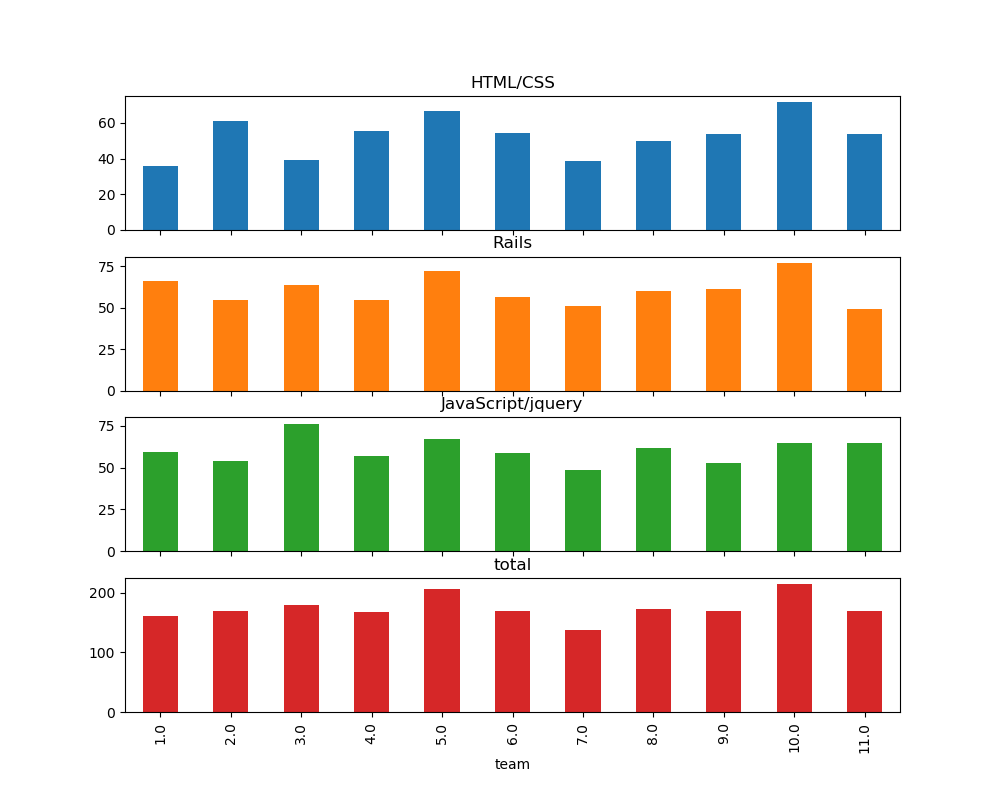

The Python source for this figure:
from simanneal import Annealer
import random
import pandas as pd
import matplotlib
import matplotlib.pyplot as plt

class GroupingProblem(Annealer):

  def __init__(self, init_state):
    super(GroupingProblem, self).__init__(init_state) # important!

  # 探索点の移動ルール
  def move(self):
    # ランダムに選択したメンバーm1をチームt1からチームt2へ移す
    m1 = random.choice(list(range(nmembers)))
    t1 = self.state[m1].index(1)
    t2 = random.choice(list(range(nteams)))
    self.state[m1][t1], self.state[m1][t2] = self.state[m1][t2], self.state[m1][t1]

  # 目的関数
  def energy(self):
    v = 0
    nu = sum(sum(b[i] * self.state[i][j] for i in range(nmembers)) for j in range(nteams)) / nteams
    for j in range(nteams):
      mu_j = sum(sum(scores[i][k] * self.state[i][j] for i in range(nmembers)) for k in range(nskills)) / nskills
      for k in range(nskills):
        v += abs(sum(scores[i][k] * self.state[i][j] for i in range(nmembers)) - mu_j)
      v += 1.5 * abs(sum(b[i] * self.state[i][j] for i in range(nmembers)) - nu)
    return v
  

if __name__ == '__main__':
  # データの呼び出し
  xl_df = pd.read_excel('test_data.xlsx')
  df = xl_df.iloc[:, 1:]
  xl_df['total'] = df.sum(axis=1)

  teams = [1,2,3,4,5,6,7,8,9,10,11]
  members = xl_df.loc[:,"氏名"].values.tolist()
  skills = ['HTML/CSS', 'Rails', 'JavaScript/jquery']
  scores = df.values.tolist()

  nteams = len(teams)
  nmembers = len(members)
  nskills = len(skills)
  b = [sum(ai) for ai in scores]

  # 初期割り当て
  init_state = [[0 for j in range(nteams)] for i in range(nmembers)]
  for i in range(nmembers):
    init_state[i][0] = 1 # 最初は全員Aチームに所属
  
  prob = GroupingProblem(init_state)
  prob.steps = 100000
  prob.copy_strategy = "deepcopy"
  prob.anneal() # 焼きなましの実行
  g_df = pd.DataFrame()

  for i,s in enumerate(prob.state):
    g_df.loc[i,0] = teams[s.index(1)]
  
  df_concat = pd.concat([xl_df, g_df], axis=1)
  df_concat_new = df_concat.rename(columns={0: 'team'})
  s_df = df_concat_new.sort_values('team')
  m_df = df_concat_new.groupby('team').mean()
  s_df.to_html('grouping4.html')
  m_df.to_html('average4.html')

  m_df.plot.bar(figsize=(10,8),subplots=True,legend=False)
  plt.show()
  
